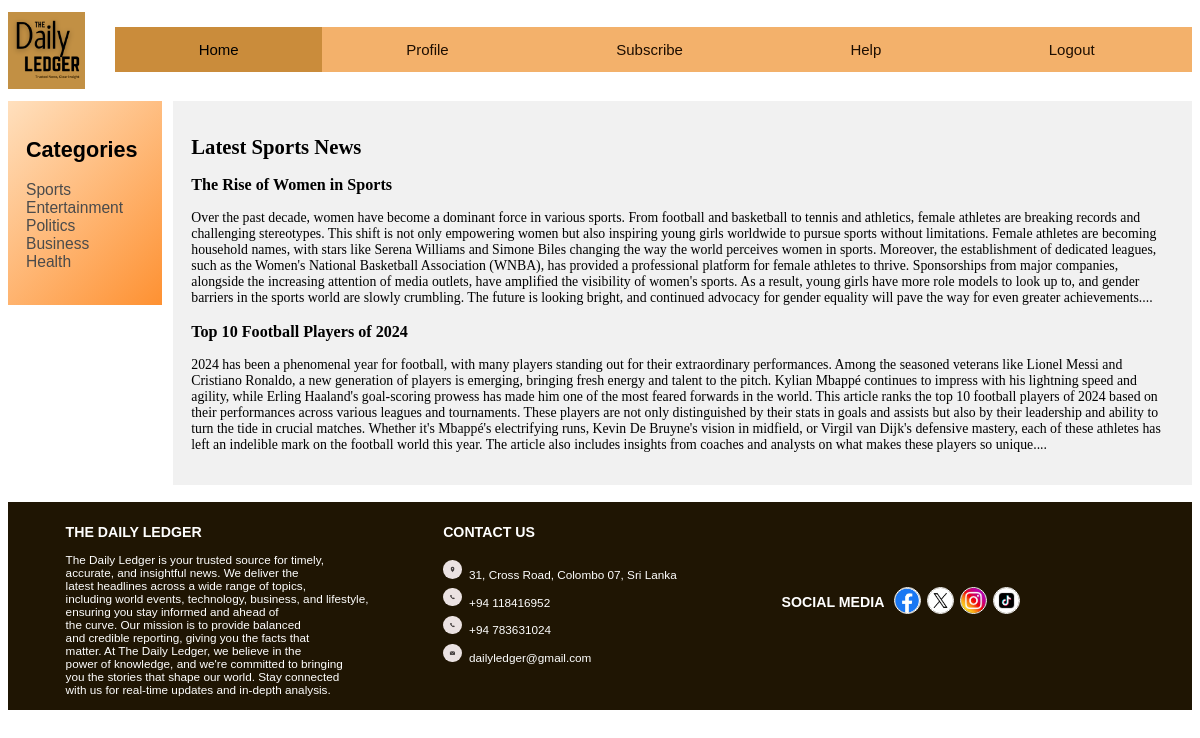
The page /pages/home_page/sports.php (signed in) on the database its author committed.
### tables this page shows
CREATE TABLE articles (
  id INT AUTO_INCREMENT PRIMARY KEY,
  title VARCHAR(100) NOT NULL,
  content TEXT NOT NULL,
  author VARCHAR(50),
  publish_date DATE,
  category_id INT
);

### pages/home_page/sports.php (the view, shortened to what this page needs)
<?php
$host = 'localhost';
$db = 'news_management';
$user = 'root';
$pass = '';
$conn = new mysqli($host, $user, $pass, $db);
?>
<html>
    <head>
    <link rel="stylesheet" href="../../css/style_home.css">
    </head>
    <body>
        <header>
			<img class="logo" src="../../assets/images/logo.png" alt="Your Logo">
            <div class="navi">
                <a class="active" href="home.php">Home</a>
                <a href="profile.php">Profile</a>
                <a href="subscription.php">Subscribe</a>
                <a href="help.html">Help</a>
                <span id="lout"><a href="../../logout.php">Logout</a></span>
            </div>
		</header>
        <section>
            <nav>
              <h2>Categories</h2>
              <ul>
                <li><a href="sports.php">Sports</a></li>
                <li><a href="entertainment.php">Entertainment</a></li>
                <li><a href="politics.php">Politics</a></li>
                <li><a href="buisness.php">Business</a></li>
                <li><a href="health.php">Health</a></li>
              </ul>
            </nav>
<article>
    <div class="container">
        <?php if (isset($_SESSION['username'])): ?>
	<h2 class="big-title">Latest Sports News</h2>
            <?php
                $sql = "SELECT * FROM articles WHERE category_id = 1";
                $result = $conn->query($sql);
                if ($result->num_rows > 0): ?>
                <?php while ($row = $result->fetch_assoc()): ?>
                    <h3><?= htmlspecialchars($row['title']) ?></h3>
                    <p><?= htmlspecialchars(substr($row['content'], 0, 1000000)) ?>...</p>
                <?php endwhile; ?>
            <?php else: ?>
                <p>No sports news articles available.</p>
            <?php endif; ?>
        <?php endif; ?>
    </div>
</article>
        </section>
        <footer>
            <div class="grid-container1">
                <div class="grid-item1">
                    <span id="foot">THE DAILY LEDGER</span><br><br>The Daily Ledger is your trusted source for timely,<br> accurate, and insightful news.
                    We deliver the<br> latest headlines across a wide range of topics,<br> including world events, technology, business, and lifestyle,<br> ensuring you stay informed and
                    ahead of<br> the curve. Our mission is to provide balanced<br> and credible reporting, giving you the facts that<br> matter. At The Daily Ledger, we believe in the<br>
                    power of knowledge, and we're committed to bringing<br> you the stories that shape our world. Stay connected<br> with us for real-time updates and in-depth
                    analysis.
                </div>
                <div class="grid-item1">
                    <span id="foot">CONTACT US</span><br><br>
                    <div class="contact-info">
                        <img src="../../assets/images/location.png" alt="Location" class="rounded-icon">31, Cross Road, Colombo 07, Sri Lanka<br>
                        <img src="../../assets/images/phone.png" alt="Phone" class="rounded-icon">+94 118416952<br>
                        <img src="../../assets/images/phone.png" alt="Phone" class="rounded-icon">+94 783631024<br>
                        <img src="../../assets/images/mail.png" alt="Mail" class="rounded-icon">dailyledger@gmail.com
                    </div>
                </div>
                <div class="social-media-container">
                    <div class="grid-item3"><span id="foot">SOCIAL MEDIA</span></div>
                    <ul class="social-icons">
                        <li><a href="https://web.facebook.com/profile.php?id=61565900249007&is_tour_dismissed" target="_blank"><img src="../../assets/images/fb.jpg" alt="Facebook"></a></li>
                        <li><a href="https://x.com/LodgerDaily" target="_blank"><img src="../../assets/images/x.jpg" alt="Twitter"></a></li>
                        <li><a href="" target="_blank"><img src="../../assets/images/insta.jpg" alt="Instagram"></a></li>
                        <li><a href="" target="_blank"><img src="../../assets/images/tiktok.jpg" alt="Tik tok"></a></li>
                    </ul>
                </div>
            </div>
        </footer>
    </body>
</html>

### css/style_home.css (style rules this page uses)
header { position: -webkit-sticky; position: sticky; top: 0; z-index: 1000; background-color: white; display: flex; justify-content: space-between; align-items: center; }
.logo { margin-top:0.36vw; width:7.99vw; height:6.39vw; margin-right:2.52vw; }
.navi { background-color:#f3b16b; display:flex; align-items:center; width:155.99vw; margin-top:0.16vw; }
.navi a { float:left; display:block; color:rgb(29, 14, 1); text-align:center; padding:1.15vw 6.98vw; cursor:pointer; font-size:1.25vw; text-decoration:none; font-family: 'sfprodisplay-regular', 'Helvetica', 'Arial', sans-serif; }
.navi a.active { background-color:#ca8c3b; color:black; }
nav { float: left; width: 10%; background: linear-gradient(135deg, #ffe0be, #fe9132);; padding: 1.5vw; margin-top: 1vw; }
nav h2 { font-weight: bold; font-family: 'sfprodisplay-regular', 'Helvetica', 'Arial', sans-serif; font-size: 1.8vw; padding-top: 0vw; }
nav ul { list-style-type: none; padding: 0vw; }
nav li a { color: #4b4b4b; text-decoration: none; font-family: 'sfprodisplay-regular', 'Helvetica', 'Arial', sans-serif; font-size: 1.3vw; transition: color 0.3s ease, padding-left 0.3s ease; }
article { float: right; padding: 1.5vw; width: 83%; background-color: #f1f1f1; margin-top: 1vw; font-size: 1.15vw; }
section::after { content: ""; display: table; clear: both; }
footer { margin-top:1.46vw; margin-bottom:-5.85vw; }
.grid-container1 { display:grid; grid-template-columns:auto auto auto auto; grid-template-rows:auto auto; gap:1.2vw; padding:4.8vw; background-color:rgb(31, 21, 3); margin-top:1.2vw; padding-bottom:0vw; padding-top:0.6vw; margin-bottom: 0vw; margin-left: 0vw; margin-right: 0vw; font-family: 'sfprodisplay-regular', 'Helvetica', 'Arial', sans-serif; }
.grid-item1 { padding-top:1.2vw; color:white; font-size:0.98vw; }
#foot { font-weight:bold; font-size:1.18vw; }
.contact-info img.rounded-icon { border-radius:50%; width:1.56vw; height:1.56vw; margin-top:0.6vw; margin-right:0.6vw; overflow:hidden; }
.social-media-container { display:flex; align-items:center; justify-content:center; padding-top:0; color: white; }
.social-icons { list-style:none; padding:0vw; margin:0.52vw; display:flex; justify-content:center; align-items:center; border-radius:0.52vw; padding:0vw; }
.social-icons li { margin:0.26vw; }
.social-icons a { display:inline-block; width:2.08vw; height:2.08vw; border-radius:50%; overflow:hidden; border:0.16vw solid white; }
.social-icons img { width:100%; height:100%; object-fit:cover; }

### rows shown on the page
articles: title "The Rise of Women in Sports", content "Over the past decade, women have become a dominant force in various sports. From football and basketball to tennis and athletics, female athletes are breaking records and challenging stereotypes. This shift is not only empowering women but also inspiring young girls worldwide to pursue sports without limitations. Female athletes are becoming household names, with stars like Serena Williams and Simone Biles changing the way the world perceives women in sports. Moreover, the establishment of dedicated leagues, such as the Women's National Basketball Association (WNBA), has provided a professional platform for female athletes to thrive. Sponsorships from major companies, alongside the…"
articles: title "Top 10 Football Players of 2024", content "2024 has been a phenomenal year for football, with many players standing out for their extraordinary performances. Among the seasoned veterans like Lionel Messi and Cristiano Ronaldo, a new generation of players is emerging, bringing fresh energy and talent to the pitch. Kylian Mbappé continues to impress with his lightning speed and agility, while Erling Haaland's goal-scoring prowess has made him one of the most feared forwards in the world. This article ranks the top 10 football players of 2024 based on their performances across various leagues and tournaments. These players are not only distinguished by their stats in goals and assists but also by their leadership and ability to turn…"
